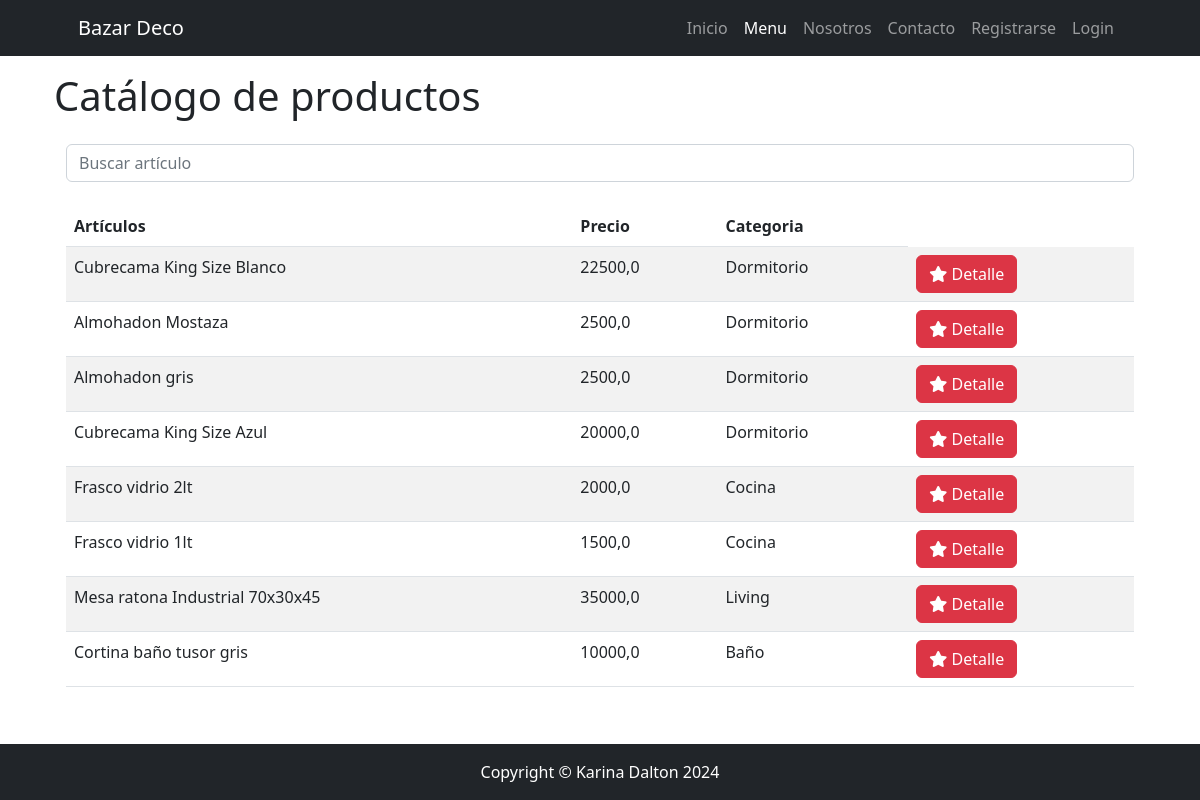
Page /catalogo/producto/list/ on the committed database.
### apps/catalogo/models.py (models this page shows, shortened)
class Producto(models.Model):
    nombre = models.CharField(max_length=150)
    categoria = models.ForeignKey(
        Categoria, null=True, blank=True, on_delete=models.SET_NULL)
    precio = models.FloatField()
    fecha_creacion = models.DateField(
        default=timezone.now, editable=False, verbose_name="fecha de creación")
    descripcion = models.TextField(
        null=True, blank=True, verbose_name="descripción")
    class Meta:
        verbose_name = "producto"
        verbose_name_plural = "productos"

class Categoria(models.Model):
    nombre = models.CharField(max_length=100)
    def __str__(self):
        return f"{self.nombre}"

### apps/catalogo/views.py (the view)
# urls.py: path("producto/list/", ProductoList.as_view(), name="producto_list"),
class ProductoList(ListView):
    model = Producto
    template_name = 'catalogo/producto_list.html'
    def get_queryset(self):
        if self.request.GET.get("consulta"):
            consulta = self.request.GET.get("consulta")
            object_list = Producto.objects.filter(nombre__icontains=consulta)
        else:
            object_list = Producto.objects.all()
        return object_list

### apps/catalogo/templates/catalogo/producto_list.html (shortened to what this page needs)
{% extends 'core/base.html' %}
{% block content_title %}
Catálogo de productos
{% endblock content_title %}
{% block content %}
<div class="container">
    <div class="mb-4">
        <form method="get">
            <input type="text" class="form-control" name="consulta" placeholder="Buscar artículo">
        </form>
    </div>
    <table class="table table-striped">
        <thead>
            <tr>
                <th>Artículos</th>
                <th>Precio</th>
                <th>Categoria</th>
            </tr>
        </thead>
        <tbody>
            {% for articulo in object_list %}
            <tr>
                <td>{{ articulo.nombre }}</td>
                <td>{{ articulo.precio }}</td>
                <td>{{ articulo.categoria }}</td>
                <td>
                    <a href="{% url 'catalogo:producto_detail' articulo.id %}" class="btn btn-danger">
                        <i class="fas fa-star"></i> Detalle</a>
                </td>
            </tr>
            {% empty %}
            <tr>
                <td class="text-center">No hay artículos disponibles.</td>
            </tr>
            {% endfor %}
        </tbody>
    </table>
</div>
{% endblock content %}

### apps/core/templates/core/base.html (style rules this page uses)
body { margin-bottom: 70px; }

### rows in the picture
Producto: nombre "Cubrecama King Size Blanco", precio "22500,0", categoria "Dormitorio"
Producto: nombre "Almohadon Mostaza", precio "2500,0", categoria "Dormitorio"
Producto: nombre "Almohadon gris", precio "2500,0", categoria "Dormitorio"
Producto: nombre "Cubrecama King Size Azul", precio "20000,0", categoria "Dormitorio"
Producto: nombre "Frasco vidrio 2lt", precio "2000,0", categoria "Cocina"
Producto: nombre "Frasco vidrio 1lt", precio "1500,0", categoria "Cocina"
Producto: nombre "Mesa ratona Industrial 70x30x45", precio "35000,0", categoria "Living"
Producto: nombre "Cortina baño tusor gris", precio "10000,0", categoria "Baño"
